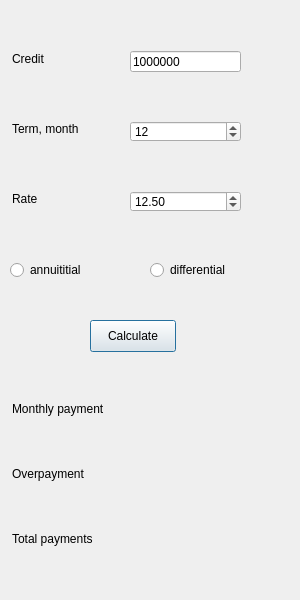
<?xml version="1.0" encoding="UTF-8"?>
<ui version="4.0">
 <class>CreditCalc</class>
 <widget class="QDialog" name="CreditCalc">
  <property name="geometry">
   <rect>
    <x>0</x>
    <y>0</y>
    <width>300</width>
    <height>600</height>
   </rect>
  </property>
  <property name="minimumSize">
   <size>
    <width>300</width>
    <height>600</height>
   </size>
  </property>
  <property name="maximumSize">
   <size>
    <width>700</width>
    <height>600</height>
   </size>
  </property>
  <property name="windowTitle">
   <string>Dialog</string>
  </property>
  <widget class="QLineEdit" name="creditSum">
   <property name="geometry">
    <rect>
     <x>130</x>
     <y>51</y>
     <width>111</width>
     <height>21</height>
    </rect>
   </property>
   <property name="text">
    <string>1000000</string>
   </property>
  </widget>
  <widget class="QLabel" name="label">
   <property name="geometry">
    <rect>
     <x>12</x>
     <y>51</y>
     <width>37</width>
     <height>16</height>
    </rect>
   </property>
   <property name="text">
    <string>Credit</string>
   </property>
  </widget>
  <widget class="QSpinBox" name="term">
   <property name="geometry">
    <rect>
     <x>130</x>
     <y>121</y>
     <width>111</width>
     <height>21</height>
    </rect>
   </property>
   <property name="maximum">
    <number>360</number>
   </property>
   <property name="value">
    <number>12</number>
   </property>
  </widget>
  <widget class="QLabel" name="label_2">
   <property name="geometry">
    <rect>
     <x>12</x>
     <y>121</y>
     <width>91</width>
     <height>16</height>
    </rect>
   </property>
   <property name="text">
    <string>Term, month</string>
   </property>
  </widget>
  <widget class="QDoubleSpinBox" name="rate">
   <property name="geometry">
    <rect>
     <x>130</x>
     <y>191</y>
     <width>111</width>
     <height>21</height>
    </rect>
   </property>
   <property name="maximum">
    <double>50.000000000000000</double>
   </property>
   <property name="singleStep">
    <double>0.100000000000000</double>
   </property>
   <property name="value">
    <double>12.500000000000000</double>
   </property>
  </widget>
  <widget class="QLabel" name="label_3">
   <property name="geometry">
    <rect>
     <x>12</x>
     <y>191</y>
     <width>27</width>
     <height>16</height>
    </rect>
   </property>
   <property name="text">
    <string>Rate</string>
   </property>
  </widget>
  <widget class="QRadioButton" name="differential">
   <property name="geometry">
    <rect>
     <x>150</x>
     <y>260</y>
     <width>89</width>
     <height>20</height>
    </rect>
   </property>
   <property name="text">
    <string>differential</string>
   </property>
  </widget>
  <widget class="QRadioButton" name="annuitial">
   <property name="geometry">
    <rect>
     <x>10</x>
     <y>260</y>
     <width>83</width>
     <height>20</height>
    </rect>
   </property>
   <property name="text">
    <string>annuititial</string>
   </property>
  </widget>
  <widget class="QPushButton" name="pushButton">
   <property name="geometry">
    <rect>
     <x>90</x>
     <y>320</y>
     <width>86</width>
     <height>32</height>
    </rect>
   </property>
   <property name="text">
    <string>Calculate</string>
   </property>
  </widget>
  <widget class="QLabel" name="monthlyPayment">
   <property name="geometry">
    <rect>
     <x>130</x>
     <y>401</y>
     <width>121</width>
     <height>16</height>
    </rect>
   </property>
   <property name="sizePolicy">
    <sizepolicy hsizetype="Fixed" vsizetype="Fixed">
     <horstretch>0</horstretch>
     <verstretch>0</verstretch>
    </sizepolicy>
   </property>
   <property name="text">
    <string> </string>
   </property>
  </widget>
  <widget class="QLabel" name="label_5">
   <property name="geometry">
    <rect>
     <x>12</x>
     <y>401</y>
     <width>104</width>
     <height>16</height>
    </rect>
   </property>
   <property name="text">
    <string>Monthly payment</string>
   </property>
  </widget>
  <widget class="QLabel" name="Overpayment">
   <property name="geometry">
    <rect>
     <x>130</x>
     <y>466</y>
     <width>244</width>
     <height>16</height>
    </rect>
   </property>
   <property name="sizePolicy">
    <sizepolicy hsizetype="Preferred" vsizetype="Fixed">
     <horstretch>0</horstretch>
     <verstretch>0</verstretch>
    </sizepolicy>
   </property>
   <property name="text">
    <string/>
   </property>
  </widget>
  <widget class="QLabel" name="totalPayments">
   <property name="geometry">
    <rect>
     <x>130</x>
     <y>531</y>
     <width>244</width>
     <height>16</height>
    </rect>
   </property>
   <property name="sizePolicy">
    <sizepolicy hsizetype="Preferred" vsizetype="Fixed">
     <horstretch>0</horstretch>
     <verstretch>0</verstretch>
    </sizepolicy>
   </property>
   <property name="text">
    <string/>
   </property>
  </widget>
  <widget class="QLabel" name="label_8">
   <property name="geometry">
    <rect>
     <x>12</x>
     <y>466</y>
     <width>81</width>
     <height>16</height>
    </rect>
   </property>
   <property name="text">
    <string>Overpayment</string>
   </property>
  </widget>
  <widget class="QLabel" name="label_9">
   <property name="geometry">
    <rect>
     <x>12</x>
     <y>531</y>
     <width>91</width>
     <height>16</height>
    </rect>
   </property>
   <property name="text">
    <string>Total payments</string>
   </property>
  </widget>
  <widget class="QLabel" name="label_11">
   <property name="geometry">
    <rect>
     <x>388</x>
     <y>466</y>
     <width>16</width>
     <height>16</height>
    </rect>
   </property>
   <property name="sizePolicy">
    <sizepolicy hsizetype="Fixed" vsizetype="Fixed">
     <horstretch>0</horstretch>
     <verstretch>0</verstretch>
    </sizepolicy>
   </property>
   <property name="text">
    <string/>
   </property>
  </widget>
 </widget>
 <resources/>
 <connections/>
</ui>
